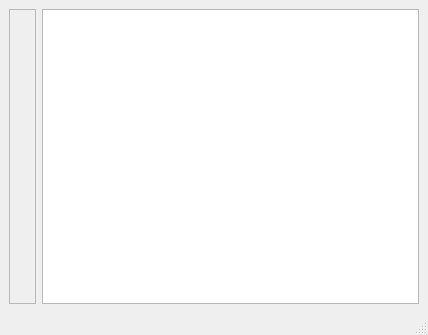
<?xml version="1.0" encoding="UTF-8"?>
<ui version="4.0">
 <class>MainWindow</class>
 <widget class="QMainWindow" name="MainWindow">
  <property name="geometry">
   <rect>
    <x>0</x>
    <y>0</y>
    <width>428</width>
    <height>335</height>
   </rect>
  </property>
  <property name="windowTitle">
   <string>Security</string>
  </property>
  <widget class="QWidget" name="centralwidget">
   <layout class="QHBoxLayout" name="horizontalLayout">
    <item>
     <widget class="QFrame" name="frame">
      <property name="frameShape">
       <enum>QFrame::StyledPanel</enum>
      </property>
      <property name="frameShadow">
       <enum>QFrame::Raised</enum>
      </property>
      <layout class="QGridLayout" name="gridLayout">
       <item row="0" column="0">
        <widget class="QLabel" name="image_label">
         <property name="text">
          <string/>
         </property>
        </widget>
       </item>
      </layout>
     </widget>
    </item>
    <item>
     <widget class="QListView" name="face_list_view"/>
    </item>
   </layout>
  </widget>
  <widget class="QMenuBar" name="menubar">
   <property name="geometry">
    <rect>
     <x>0</x>
     <y>0</y>
     <width>428</width>
     <height>26</height>
    </rect>
   </property>
  </widget>
  <widget class="QStatusBar" name="statusbar"/>
 </widget>
 <resources/>
 <connections/>
</ui>
